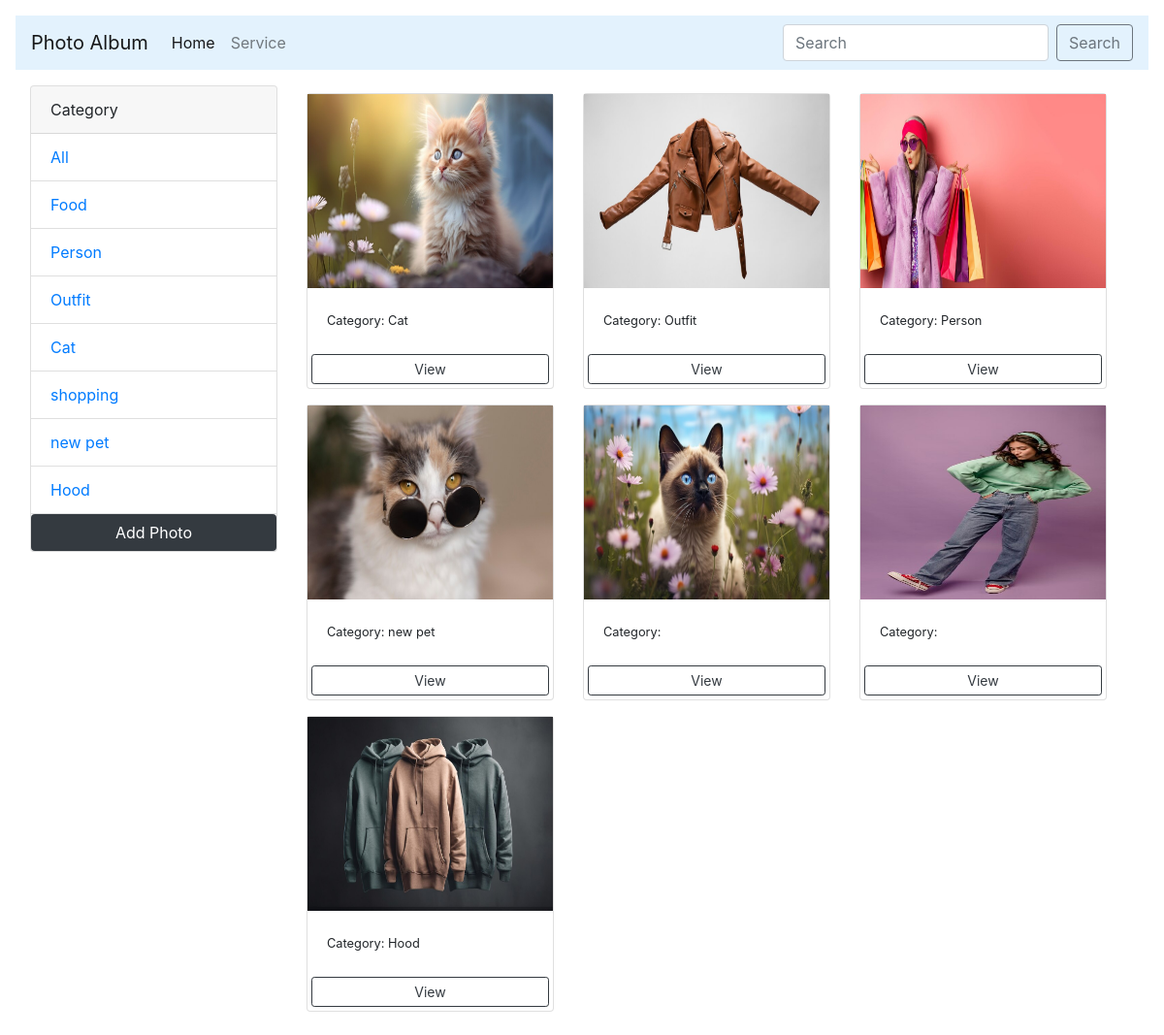
The page / on the database its author committed.
### photos/models.py (models this page shows, shortened)
class Category(models.Model):
     name = models.CharField(max_length=100, null=False, blank=False)

class Photo(models.Model):
     category = models.ForeignKey(Category, on_delete=models.SET_NULL, null=True, blank=True)
     image = models.ImageField(max_length=500, null=False, blank=False)
     description = models.TextField()

### photos/views.py (the view)
# urls.py: path('', views.gallery, name='gallery'),
def gallery(request):
    if'q' in request.GET:
        q = request.GET['q']
        multiple_q = Q(name__icontains=q)
        categories = Category.objects.filter(multiple_q)
    else:
        categories = Category.objects.all()
        photos = Photo.objects.all()
    context = {
        'categories': categories,
        'photos': photos
    }
    return render(request, 'gallery.html',context)

### photos/templates/gallery.html (shortened to what this page needs)
<!DOCTYPE html>
<html lang="en">
<head>
    <link rel="stylesheet" href="https://cdn.jsdelivr.net/npm/bootstrap@4.5.3/dist/css/bootstrap.min.css">
</head>
<body>
    {% include 'base.html' %}
<div class="container m-3">
    <Div class="row">
        <div class="col-md-3">
    <div class="card">
        <div class="card-header">
          Category
        </div>
        <ul class="list-group list-group-flush">
            <li class="list-group-item"><a href="{% url 'gallery' %}">All</a></li>
            {% for x in categories %}
          <li class="list-group-item"><a href="{% url 'gallery'%}?category={{x.name}}">{{x.name}}</a></li>
          {% endfor %}
          <a href="{% url 'add' %}" class="text-white btn bg-dark">Add Photo</a>
        </ul>
      </div>
      </div>
      <div class="col-md-9">
        <div class="row">
            {% for y in photos %}
            <div class="col-md-4">
            <div class="card my-2">
                <img src="{{ y.image.url }}" class="image-thumbail" alt="...">
                <div class="card-body">
                    <small>Category: {{ y.category.name }}</small>
                </div>
                <a href="{% url 'photo' y.id %}" class="btn btn-outline-dark btn-sm m-1">View</a>
            </div>
        </div>
        {% empty %}
        <h3>No photo...</h3>
      {% endfor %}
</Div>
</div>
</body>
</html>

### photos/templates/base.html (shortened to what this page needs)
<!DOCTYPE html>
<html lang="en">
<head>
  <link href="https://stackpath.bootstrapcdn.com/bootstrap/4.5.2/css/bootstrap.min.css" rel="stylesheet">
</head>
<body>
  <nav class="navbar navbar-expand-lg navbar-light m-3" style="background-color: #e3f2fd;">
    <a class="navbar-brand" href="{% url 'gallery' %}">Photo Album</a>
    <div class="collapse navbar-collapse" id="navbarTogglerDemo02">
      <ul class="navbar-nav mr-auto mt-2 mt-lg-0">
        <li class="nav-item active">
          <a class="nav-link" href="#">Home <span class="sr-only">(current)</span></a>
        </li>
        <li class="nav-item">
          <a class="nav-link" href="#">Service</a>
        </li>
      </ul>
      <form class="form-inline my-2 my-lg-0">
        <input class="form-control mr-sm-2" type="search" name="q" placeholder="Search">
        <button class="btn btn-outline-secondary my-2 my-sm-0" type="submit">Search</button>
      </form>
    </div>
  </nav>
</body>
</html>

### photos/templates/gallery.html (style rules this page uses)
.image-thumbail { height: 200px; }

### rows shown on the page
Category: name "Food"
Category: name "Person"
Category: name "Outfit"
Category: name "Cat"
Category: name "shopping"
Category: name "new pet"
Category: name "Hood"
Photo: image (picture), category.name "Cat"
Photo: image (picture), category.name "Outfit"
Photo: image (picture), category.name "Person"
Photo: image (picture), category.name "new pet"
Photo: image (picture)
Photo: image (picture)
Photo: image (picture), category.name "Hood"
